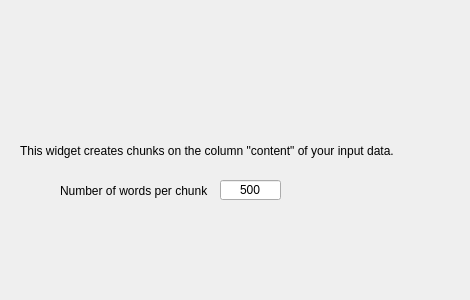
<?xml version="1.0" encoding="UTF-8"?>
<ui version="4.0">
 <class>Form</class>
 <widget class="QWidget" name="Form">
  <property name="geometry">
   <rect>
    <x>0</x>
    <y>0</y>
    <width>470</width>
    <height>300</height>
   </rect>
  </property>
  <property name="windowTitle">
   <string>Form</string>
  </property>
  <widget class="QLabel" name="Description">
   <property name="geometry">
    <rect>
     <x>20</x>
     <y>20</y>
     <width>431</width>
     <height>261</height>
    </rect>
   </property>
   <property name="text">
    <string>This widget creates chunks on the column &quot;content&quot; of your input data.</string>
   </property>
   <property name="textFormat">
    <enum>Qt::AutoText</enum>
   </property>
   <property name="alignment">
    <set>Qt::AlignLeading|Qt::AlignLeft|Qt::AlignVCenter</set>
   </property>
   <property name="wordWrap">
    <bool>true</bool>
   </property>
  </widget>
  <widget class="QLineEdit" name="chunkSize">
   <property name="geometry">
    <rect>
     <x>220</x>
     <y>180</y>
     <width>61</width>
     <height>20</height>
    </rect>
   </property>
   <property name="text">
    <string>500</string>
   </property>
   <property name="alignment">
    <set>Qt::AlignCenter</set>
   </property>
  </widget>
  <widget class="QLabel" name="label">
   <property name="geometry">
    <rect>
     <x>60</x>
     <y>180</y>
     <width>151</width>
     <height>21</height>
    </rect>
   </property>
   <property name="text">
    <string>Number of words per chunk</string>
   </property>
  </widget>
 </widget>
 <resources/>
 <connections/>
</ui>
